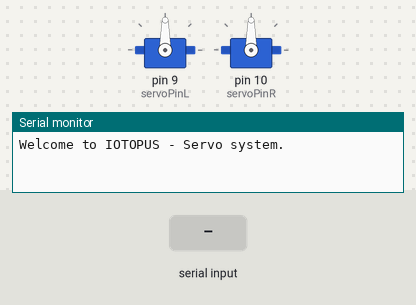
Bench run of a sketch on a simulated Arduino Uno, built with avr-gcc and run on an emulated ATmega328P. On the bench: 2 × servo, the last lines printed to the serial monitor. The inputs (shaded band) are chosen by the test bench.

Above: at 1.2 s.
1.3 s: "1" received over Serial
At 2.4 s:
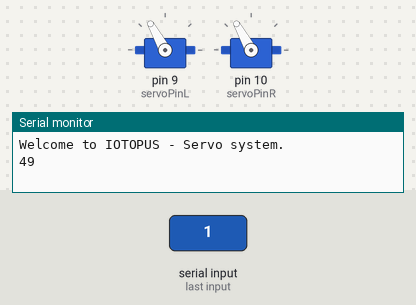
3.4 s: "2" received over the second serial link
At 4.9 s:
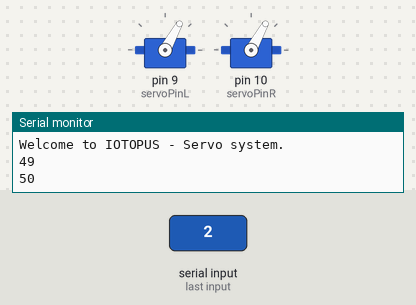
5.2 s: "1" received over the second serial link
7.3 s: "2" received over Serial
At 7.45 s:
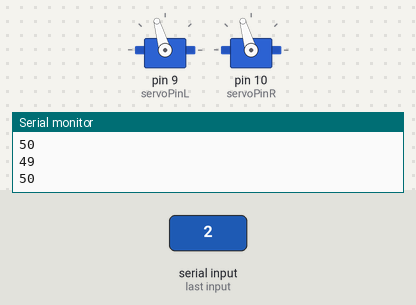
Timing chart, 0 to 10.3 s (numbered marks = the images above; inputs shaded):
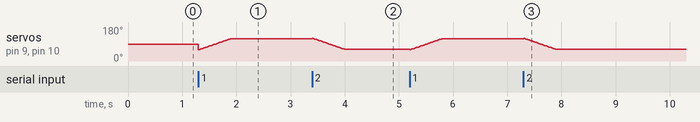

The sketch:

servo.ino
```cpp
#include <Servo.h>
#include <SoftwareSerial.h>
#define servoPinL 9
#define servoPinR 10
#define onAngle 60
#define offAngle 120
#define CODE_ON '1'
#define CODE_OFF '2'

SoftwareSerial BTSerial(2,3);
Servo servoL;
Servo servoR;

int angle = offAngle; // servo position in degrees 0
int state = false; // on/off state

void setup()
{
    Serial.begin(9600);
    BTSerial.begin(9600);
    servoL.attach(servoPinL);
    servoR.attach(servoPinR);
    Serial.println("Welcome to IOTOPUS - Servo system.");
}

void loop() {
  while (BTSerial.available()){
    byte data = BTSerial.read();
    Serial.println(data);
    if (data == CODE_OFF && state == true) {
      for(angle = offAngle; angle > onAngle; angle--) {
        servoL.write(angle);
        servoR.write(angle);
        delay(10);
      }
      state = false;
    }
    else if (data == CODE_ON && state == false) {
      for(angle = onAngle; angle < offAngle; angle++) {
        servoL.write(angle);
        servoR.write(angle);
        delay(10);
      }
      state = true;
    }
    BTSerial.write(data);
  }
  while (Serial.available()){
    byte data = Serial.read();
    Serial.println(data);
    if (data == CODE_OFF && state == true) {
      for(angle = offAngle; angle > onAngle; angle--) {
        servoL.write(angle);
        servoR.write(angle);
        delay(10);
      }
      state = false;
    }
    else if (data == CODE_ON && state == false) {
      for(angle = onAngle; angle < offAngle; angle++) {
        servoL.write(angle);
        servoR.write(angle);
        delay(10);
      }
      state = true;
    }
    BTSerial.write(data);
  }
}
```
